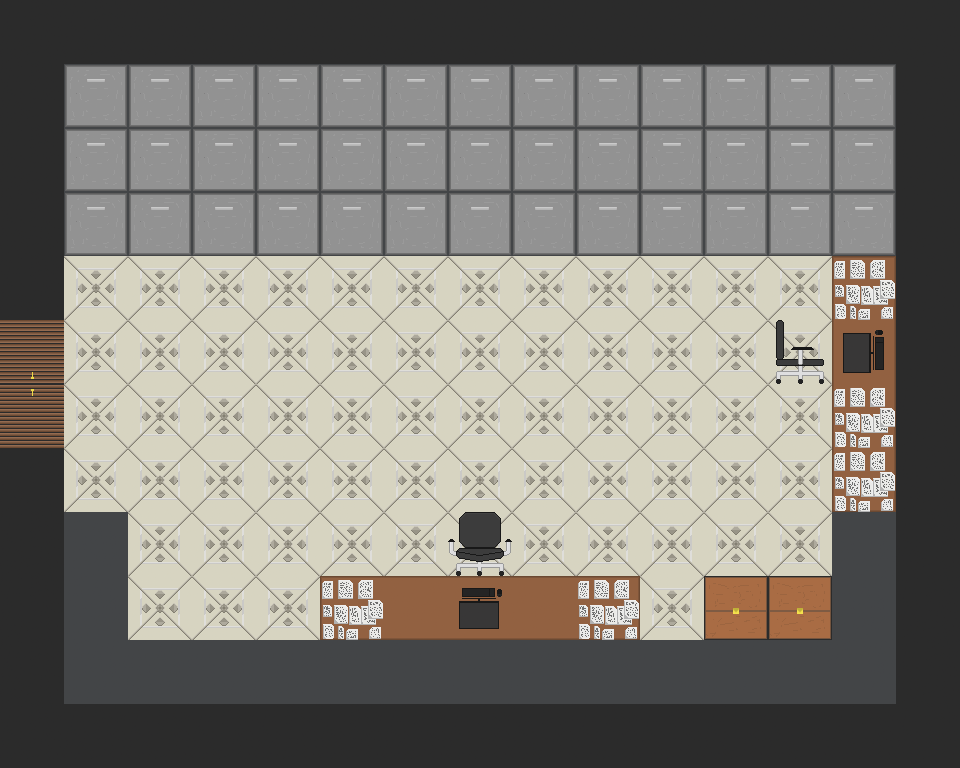

This is a level from a 2D game, rendered from its Tiled map with the project's own tilesets. A one-line summary and the complete map file follow:
An orthogonal 15x12 tile map with 64x64 px tiles, 4 tile layers (Tile Layer 1, Walls, Objects, Objects 2) and 27 objects.

<map version="1.10" tiledversion="1.11.2" orientation="orthogonal" renderorder="right-down" width="15" height="12" tilewidth="64" tileheight="64" infinite="0" nextlayerid="8" nextobjectid="28">
 <tileset firstgid="1" source="Demo_map.tsx" />
 <layer id="1" name="Tile Layer 1" width="15" height="12">
  <data encoding="csv">
1,1,1,1,1,1,1,1,1,1,1,1,1,1,1,
1,1,1,1,1,1,1,1,1,1,1,1,1,1,1,
1,1,1,1,1,1,1,1,1,1,1,1,1,1,1,
1,1,1,1,1,1,1,1,1,1,1,1,1,1,1,
1,1,1,1,1,1,1,1,1,1,1,1,1,1,1,
1,1,1,1,1,1,1,1,1,1,1,1,1,1,1,
1,1,1,1,1,1,1,1,1,1,1,1,1,1,1,
1,1,1,1,1,1,1,1,1,1,1,1,1,1,1,
1,1,1,1,1,1,1,1,1,1,1,1,1,1,1,
1,1,1,1,1,1,1,1,1,1,1,1,1,1,1,
1,1,1,1,1,1,1,1,1,1,1,1,1,1,1,
1,1,1,1,1,1,1,1,1,1,1,1,1,1,1
</data>
 </layer>
 <layer id="2" name="Walls" width="15" height="12">
  <data encoding="csv">
9,9,9,9,9,9,9,9,9,9,9,9,9,9,9,
9,0,0,0,0,0,0,0,0,0,0,0,0,0,9,
9,0,0,0,0,0,0,0,0,0,0,0,0,0,9,
9,0,0,0,0,0,0,0,0,0,0,0,0,0,9,
9,0,0,0,0,0,0,0,0,0,0,0,0,0,9,
536870922,0,0,0,0,0,0,0,0,0,0,0,0,0,9,
1610612746,0,0,0,0,0,0,0,0,0,0,0,0,0,9,
9,0,0,0,0,0,0,0,0,0,0,0,0,0,9,
9,0,0,0,0,0,0,0,0,0,0,0,0,0,9,
9,0,0,0,0,0,0,0,0,0,0,0,0,0,9,
9,0,0,0,0,0,0,0,0,0,0,0,0,0,9,
9,9,9,9,9,9,9,9,9,9,9,9,9,9,9
</data>
 </layer>
 <layer id="3" name="Objects" width="15" height="12">
  <data encoding="csv">
0,0,0,0,0,0,0,0,0,0,0,0,0,0,0,
0,33,33,33,33,33,33,33,33,33,33,33,33,33,0,
0,33,33,33,33,33,33,33,33,33,33,33,33,33,0,
0,33,33,33,33,33,33,33,33,33,33,33,33,33,0,
0,0,0,0,0,0,0,0,0,0,0,0,0,2684354590,0,
0,0,0,0,0,0,0,0,0,0,0,0,2147483674,2684354591,0,
0,0,0,0,0,0,0,0,0,0,0,0,0,2684354591,0,
0,0,0,0,0,0,0,0,0,0,0,0,0,2684354592,0,
0,34,0,0,0,0,0,25,0,0,0,0,0,34,0,
0,34,0,0,0,30,31,31,31,32,0,0,0,34,0,
0,34,34,34,34,34,34,34,34,34,34,34,34,34,0,
0,0,0,0,0,0,0,0,0,0,0,0,0,0,0
</data>
 </layer>
 <layer id="4" name="Objects 2" width="15" height="12">
  <data encoding="csv">
0,0,0,0,0,0,0,0,0,0,0,0,0,0,0,
0,0,0,0,0,0,0,0,0,0,0,0,0,0,0,
0,0,0,0,0,0,0,0,0,0,0,0,0,0,0,
0,0,0,0,0,0,0,0,0,0,0,0,0,0,0,
0,0,0,0,0,0,0,0,0,0,0,0,0,5,0,
0,0,0,0,0,0,0,0,0,0,0,0,0,1610612772,0,
0,0,0,0,0,0,0,0,0,0,0,0,0,5,0,
0,0,0,0,0,0,0,0,0,0,0,0,0,5,0,
0,0,0,0,0,0,0,0,0,0,0,0,0,0,0,
0,0,0,0,0,5,0,1073741860,0,5,0,1073741863,1073741863,0,0,
0,0,0,0,0,0,0,0,0,0,0,0,0,0,0,
0,0,0,0,0,0,0,0,0,0,0,0,0,0,0
</data>
 </layer>
 <objectgroup id="5" name="Collisions">
  <object id="1" x="0" y="0" width="64" height="320" />
  <object id="2" x="0" y="448" width="64" height="320" />
  <object id="3" x="0" y="320" width="64" height="128" />
  <object id="4" x="64" y="704" width="896" height="64" />
  <object id="5" x="896" y="0" width="64" height="704" />
  <object id="6" x="64" y="0" width="832" height="64" />
  <object id="7" x="64" y="128" width="832" height="64" />
  <object id="8" x="832" y="256" width="64" height="256" />
  <object id="9" x="320" y="576" width="320" height="64" />
  <object id="10" x="64" y="512" width="64" height="192" />
  <object id="11" x="128" y="640" width="768" height="64" />
  <object id="12" x="832" y="512" width="64" height="128" />
  <object id="13" x="704" y="576" width="128" height="64" />
 </objectgroup>
 <objectgroup id="6" name="Interactions">
  <object id="14" x="64" y="192" width="832" height="64">
   <properties>
    <property name="Name" value="FileCabinet" />
   </properties>
  </object>
  <object id="15" x="64" y="512" width="64" height="192">
   <properties>
    <property name="Name" value="FileCabinet" />
   </properties>
  </object>
  <object id="16" x="128" y="640" width="768" height="64">
   <properties>
    <property name="Name" value="FileCabinet" />
   </properties>
  </object>
  <object id="17" x="832" y="512" width="64" height="128">
   <properties>
    <property name="Name" value="FileCabinet" />
   </properties>
  </object>
  <object id="18" x="0" y="320" width="64" height="128">
   <properties>
    <property name="Name" value="DoorMainHall" />
    <property name="TargetMap" value="MainHall" />
    <property name="TargetSpawn" value="SpawnFromItemRoom" />
   </properties>
  </object>
  <object id="19" x="320" y="576" width="64" height="64">
   <properties>
    <property name="Name" value="DeskPapers" />
   </properties>
  </object>
  <object id="20" x="576" y="576" width="64" height="64">
   <properties>
    <property name="Name" value="DeskPapers" />
   </properties>
  </object>
  <object id="21" x="832" y="256" width="64" height="64">
   <properties>
    <property name="Name" value="DeskPapers" />
   </properties>
  </object>
  <object id="22" x="832" y="384" width="64" height="128">
   <properties>
    <property name="Name" value="DeskPapers" />
   </properties>
  </object>
  <object id="23" x="704" y="576" width="64" height="64">
   <properties>
    <property name="Name" value="Chest_Curas" />
   </properties>
  </object>
  <object id="24" x="768" y="576" width="64" height="64">
   <properties>
    <property name="Name" value="Chest_Cordura" />
   </properties>
  </object>
  <object id="25" x="448" y="576" width="64" height="64">
   <properties>
    <property name="Name" value="NotImportantComputer" />
   </properties>
  </object>
  <object id="26" x="832" y="320" width="64" height="64">
   <properties>
    <property name="Name" value="NotImportantComputer" />
   </properties>
  </object>
 </objectgroup>
 <objectgroup id="7" name="Spawns">
  <object id="27" x="128" y="320">
   <properties>
    <property name="Name" value="SpawnFromMainHall" />
   </properties>
   <point />
  </object>
 </objectgroup>
</map>
